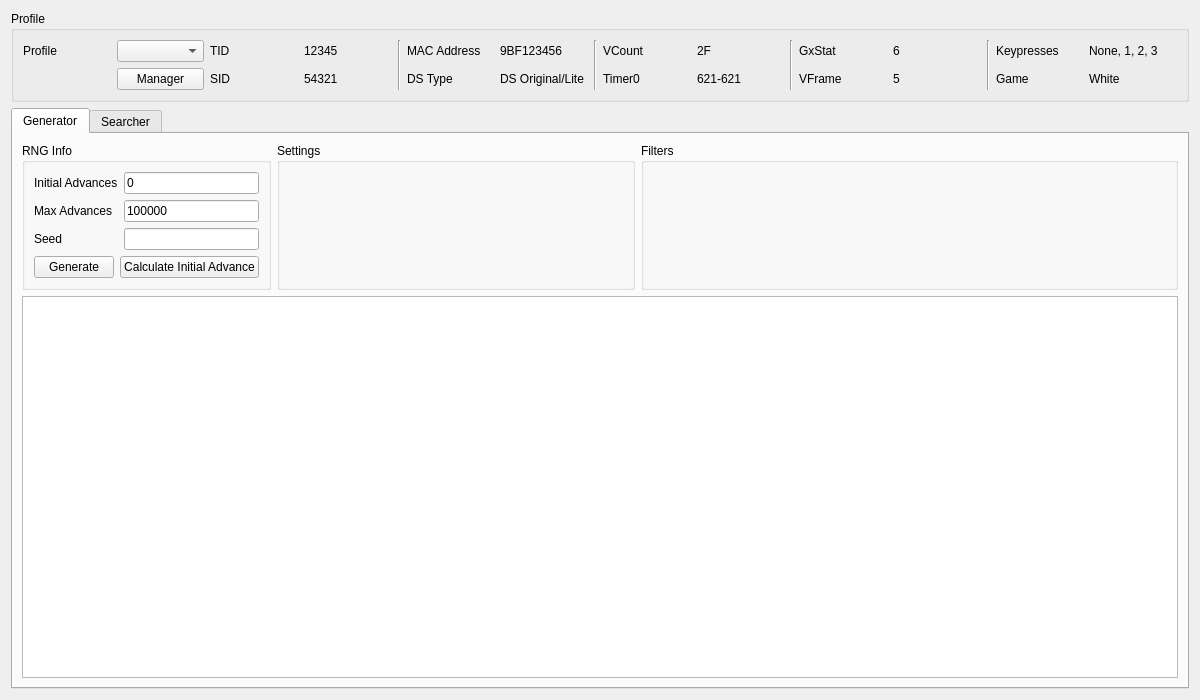
<?xml version="1.0" encoding="UTF-8"?>
<ui version="4.0">
 <class>Eggs5</class>
 <widget class="QWidget" name="Eggs5">
  <property name="geometry">
   <rect>
    <x>0</x>
    <y>0</y>
    <width>1200</width>
    <height>700</height>
   </rect>
  </property>
  <property name="windowTitle">
   <string>Gen 5 Eggs</string>
  </property>
  <layout class="QGridLayout" name="gridLayout_7">
   <item row="0" column="0">
    <widget class="QGroupBox" name="groupBoxProfile">
     <property name="title">
      <string>Profile</string>
     </property>
     <layout class="QGridLayout" name="gridLayout_5">
      <item row="0" column="0">
       <widget class="QLabel" name="labelProfile">
        <property name="text">
         <string>Profile</string>
        </property>
       </widget>
      </item>
      <item row="0" column="1">
       <widget class="QComboBox" name="comboBoxProfiles"/>
      </item>
      <item row="0" column="2">
       <widget class="QLabel" name="labelProfileTID">
        <property name="text">
         <string>TID</string>
        </property>
       </widget>
      </item>
      <item row="0" column="3">
       <widget class="QLabel" name="labelProfileTIDValue">
        <property name="text">
         <string notr="true">12345</string>
        </property>
       </widget>
      </item>
      <item row="0" column="4" rowspan="2">
       <widget class="Line" name="line_4">
        <property name="orientation">
         <enum>Qt::Vertical</enum>
        </property>
       </widget>
      </item>
      <item row="0" column="5">
       <widget class="QLabel" name="labelProfileMACAddress">
        <property name="text">
         <string>MAC Address</string>
        </property>
       </widget>
      </item>
      <item row="0" column="6">
       <widget class="QLabel" name="labelProfileMACAddressValue">
        <property name="text">
         <string notr="true">9BF123456</string>
        </property>
       </widget>
      </item>
      <item row="0" column="7" rowspan="2">
       <widget class="Line" name="line_3">
        <property name="orientation">
         <enum>Qt::Vertical</enum>
        </property>
       </widget>
      </item>
      <item row="0" column="8">
       <widget class="QLabel" name="labelProfileVCount">
        <property name="text">
         <string>VCount</string>
        </property>
       </widget>
      </item>
      <item row="0" column="9">
       <widget class="QLabel" name="labelProfileVCountValue">
        <property name="text">
         <string notr="true">2F</string>
        </property>
       </widget>
      </item>
      <item row="0" column="10" rowspan="2">
       <widget class="Line" name="line_2">
        <property name="orientation">
         <enum>Qt::Vertical</enum>
        </property>
       </widget>
      </item>
      <item row="0" column="11">
       <widget class="QLabel" name="labelProfileGxStat">
        <property name="text">
         <string>GxStat</string>
        </property>
       </widget>
      </item>
      <item row="0" column="12">
       <widget class="QLabel" name="labelProfileGxStatValue">
        <property name="text">
         <string notr="true">6</string>
        </property>
       </widget>
      </item>
      <item row="0" column="13" rowspan="2">
       <widget class="Line" name="line">
        <property name="orientation">
         <enum>Qt::Vertical</enum>
        </property>
       </widget>
      </item>
      <item row="0" column="14">
       <widget class="QLabel" name="labelProfileKeypresses">
        <property name="text">
         <string>Keypresses</string>
        </property>
       </widget>
      </item>
      <item row="0" column="15">
       <widget class="QLabel" name="labelProfileKeypressesValue">
        <property name="text">
         <string>None, 1, 2, 3</string>
        </property>
       </widget>
      </item>
      <item row="1" column="1">
       <widget class="QPushButton" name="pushButtonProfileManager">
        <property name="text">
         <string>Manager</string>
        </property>
       </widget>
      </item>
      <item row="1" column="2">
       <widget class="QLabel" name="labelProfileSID">
        <property name="text">
         <string>SID</string>
        </property>
       </widget>
      </item>
      <item row="1" column="3">
       <widget class="QLabel" name="labelProfileSIDValue">
        <property name="text">
         <string notr="true">54321</string>
        </property>
       </widget>
      </item>
      <item row="1" column="5">
       <widget class="QLabel" name="labelProfileDSType">
        <property name="text">
         <string>DS Type</string>
        </property>
       </widget>
      </item>
      <item row="1" column="6">
       <widget class="QLabel" name="labelProfileDSTypeValue">
        <property name="text">
         <string>DS Original/Lite</string>
        </property>
       </widget>
      </item>
      <item row="1" column="8">
       <widget class="QLabel" name="labelProfileTimer0">
        <property name="text">
         <string>Timer0</string>
        </property>
       </widget>
      </item>
      <item row="1" column="9">
       <widget class="QLabel" name="labelProfileTimer0Value">
        <property name="text">
         <string notr="true">621-621</string>
        </property>
       </widget>
      </item>
      <item row="1" column="11">
       <widget class="QLabel" name="labelProfileVFrame">
        <property name="text">
         <string>VFrame</string>
        </property>
       </widget>
      </item>
      <item row="1" column="12">
       <widget class="QLabel" name="labelProfileVFrameValue">
        <property name="text">
         <string notr="true">5</string>
        </property>
       </widget>
      </item>
      <item row="1" column="14">
       <widget class="QLabel" name="labelProfileGame">
        <property name="text">
         <string>Game</string>
        </property>
       </widget>
      </item>
      <item row="1" column="15">
       <widget class="QLabel" name="labelProfileGameValue">
        <property name="text">
         <string>White</string>
        </property>
       </widget>
      </item>
     </layout>
    </widget>
   </item>
   <item row="1" column="0">
    <widget class="QTabWidget" name="tabRNGSelector">
     <widget class="QWidget" name="tabStationary">
      <attribute name="title">
       <string>Generator</string>
      </attribute>
      <layout class="QGridLayout" name="gridLayout_12">
       <item row="0" column="1">
        <widget class="QGroupBox" name="groupBoxGeneratorSettings">
         <property name="sizePolicy">
          <sizepolicy hsizetype="Preferred" vsizetype="Preferred">
           <horstretch>2</horstretch>
           <verstretch>0</verstretch>
          </sizepolicy>
         </property>
         <property name="title">
          <string>Settings</string>
         </property>
         <layout class="QGridLayout" name="gridLayout_11">
          <item row="0" column="0">
           <widget class="EggSettings" name="eggSettingsGenerator" native="true"/>
          </item>
         </layout>
        </widget>
       </item>
       <item row="0" column="0">
        <widget class="QGroupBox" name="groupBoxGeneratorRNGInfo">
         <property name="sizePolicy">
          <sizepolicy hsizetype="Preferred" vsizetype="Preferred">
           <horstretch>1</horstretch>
           <verstretch>0</verstretch>
          </sizepolicy>
         </property>
         <property name="title">
          <string>RNG Info</string>
         </property>
         <layout class="QGridLayout" name="gridLayout_6">
          <item row="0" column="0">
           <widget class="QLabel" name="labelGeneratorInitialAdvances">
            <property name="text">
             <string>Initial Advances</string>
            </property>
           </widget>
          </item>
          <item row="0" column="1">
           <widget class="TextBox" name="textBoxGeneratorInitialAdvances">
            <property name="inputMask">
             <string/>
            </property>
            <property name="text">
             <string notr="true">0</string>
            </property>
           </widget>
          </item>
          <item row="1" column="0">
           <widget class="QLabel" name="labelGeneratorMaxAdvances">
            <property name="text">
             <string>Max Advances</string>
            </property>
           </widget>
          </item>
          <item row="1" column="1">
           <widget class="TextBox" name="textBoxGeneratorMaxAdvances">
            <property name="inputMask">
             <string/>
            </property>
            <property name="text">
             <string notr="true">100000</string>
            </property>
           </widget>
          </item>
          <item row="2" column="0">
           <widget class="QLabel" name="labelGeneratorSeed">
            <property name="text">
             <string>Seed</string>
            </property>
           </widget>
          </item>
          <item row="2" column="1">
           <widget class="TextBox" name="textBoxGeneratorSeed">
            <property name="inputMask">
             <string/>
            </property>
            <property name="text">
             <string/>
            </property>
            <property name="cursorPosition">
             <number>0</number>
            </property>
            <property name="alignment">
             <set>Qt::AlignCenter</set>
            </property>
            <property name="clearButtonEnabled">
             <bool>false</bool>
            </property>
           </widget>
          </item>
          <item row="3" column="0" colspan="2">
           <layout class="QHBoxLayout" name="horizontalLayout_2">
            <item>
             <widget class="QPushButton" name="pushButtonGenerate">
              <property name="enabled">
               <bool>true</bool>
              </property>
              <property name="text">
               <string>Generate</string>
              </property>
              <property name="checkable">
               <bool>false</bool>
              </property>
              <property name="autoDefault">
               <bool>false</bool>
              </property>
             </widget>
            </item>
            <item>
             <widget class="QPushButton" name="pushButtonCalculateInitialAdvances">
              <property name="text">
               <string>Calculate Initial Advance</string>
              </property>
             </widget>
            </item>
           </layout>
          </item>
         </layout>
        </widget>
       </item>
       <item row="0" column="2">
        <widget class="QGroupBox" name="groupBoxGeneratorFilters">
         <property name="sizePolicy">
          <sizepolicy hsizetype="Preferred" vsizetype="Preferred">
           <horstretch>3</horstretch>
           <verstretch>0</verstretch>
          </sizepolicy>
         </property>
         <property name="title">
          <string>Filters</string>
         </property>
         <layout class="QGridLayout" name="gridLayout">
          <item row="0" column="0" rowspan="2">
           <widget class="Filter" name="filterGenerator" native="true"/>
          </item>
         </layout>
        </widget>
       </item>
       <item row="1" column="0" colspan="3">
        <widget class="TableView" name="tableViewGenerator">
         <property name="contextMenuPolicy">
          <enum>Qt::CustomContextMenu</enum>
         </property>
         <property name="editTriggers">
          <set>QAbstractItemView::NoEditTriggers</set>
         </property>
         <property name="sortingEnabled">
          <bool>false</bool>
         </property>
         <attribute name="horizontalHeaderDefaultSectionSize">
          <number>100</number>
         </attribute>
         <attribute name="verticalHeaderVisible">
          <bool>false</bool>
         </attribute>
         <attribute name="verticalHeaderMinimumSectionSize">
          <number>20</number>
         </attribute>
         <attribute name="verticalHeaderDefaultSectionSize">
          <number>21</number>
         </attribute>
        </widget>
       </item>
      </layout>
     </widget>
     <widget class="QWidget" name="tabSearcher">
      <property name="enabled">
       <bool>true</bool>
      </property>
      <attribute name="title">
       <string>Searcher</string>
      </attribute>
      <layout class="QGridLayout" name="gridLayout_3">
       <item row="0" column="1">
        <widget class="QGroupBox" name="groupBoxSearcherSettings">
         <property name="sizePolicy">
          <sizepolicy hsizetype="Preferred" vsizetype="Preferred">
           <horstretch>2</horstretch>
           <verstretch>0</verstretch>
          </sizepolicy>
         </property>
         <property name="title">
          <string>Settings</string>
         </property>
         <layout class="QGridLayout" name="gridLayout_13">
          <item row="0" column="0">
           <widget class="EggSettings" name="eggSettingsSearcher" native="true"/>
          </item>
         </layout>
        </widget>
       </item>
       <item row="0" column="2">
        <widget class="QGroupBox" name="groupBoxSearcherFilters">
         <property name="sizePolicy">
          <sizepolicy hsizetype="Preferred" vsizetype="Preferred">
           <horstretch>3</horstretch>
           <verstretch>0</verstretch>
          </sizepolicy>
         </property>
         <property name="title">
          <string>Filters</string>
         </property>
         <layout class="QGridLayout" name="gridLayout_4">
          <item row="0" column="0" rowspan="2">
           <widget class="Filter" name="filterSearcher" native="true"/>
          </item>
         </layout>
        </widget>
       </item>
       <item row="2" column="0" colspan="3">
        <widget class="TableView" name="tableViewSearcher">
         <property name="contextMenuPolicy">
          <enum>Qt::CustomContextMenu</enum>
         </property>
         <property name="editTriggers">
          <set>QAbstractItemView::NoEditTriggers</set>
         </property>
         <property name="sortingEnabled">
          <bool>true</bool>
         </property>
         <attribute name="horizontalHeaderDefaultSectionSize">
          <number>100</number>
         </attribute>
         <attribute name="verticalHeaderVisible">
          <bool>false</bool>
         </attribute>
         <attribute name="verticalHeaderMinimumSectionSize">
          <number>20</number>
         </attribute>
         <attribute name="verticalHeaderDefaultSectionSize">
          <number>21</number>
         </attribute>
        </widget>
       </item>
       <item row="1" column="0" colspan="3">
        <widget class="QProgressBar" name="progressBar">
         <property name="value">
          <number>0</number>
         </property>
        </widget>
       </item>
       <item row="0" column="0">
        <widget class="QGroupBox" name="groupBoxSearcherRNGInfo">
         <property name="sizePolicy">
          <sizepolicy hsizetype="Preferred" vsizetype="Preferred">
           <horstretch>1</horstretch>
           <verstretch>0</verstretch>
          </sizepolicy>
         </property>
         <property name="title">
          <string>RNG Info</string>
         </property>
         <layout class="QGridLayout" name="gridLayout_2">
          <item row="0" column="0">
           <widget class="QLabel" name="labelSearcherMaxAdvances">
            <property name="text">
             <string>Max Advances</string>
            </property>
           </widget>
          </item>
          <item row="0" column="1">
           <widget class="TextBox" name="textBoxSearcherMaxAdvances">
            <property name="text">
             <string notr="true">100</string>
            </property>
           </widget>
          </item>
          <item row="1" column="0">
           <widget class="QLabel" name="labelSearcherStartDate">
            <property name="text">
             <string>Start Date</string>
            </property>
           </widget>
          </item>
          <item row="1" column="1">
           <widget class="QDateEdit" name="dateEditSearcherStartDate">
            <property name="maximumDateTime">
             <datetime>
              <hour>23</hour>
              <minute>59</minute>
              <second>59</second>
              <year>2099</year>
              <month>12</month>
              <day>31</day>
             </datetime>
            </property>
            <property name="minimumDateTime">
             <datetime>
              <hour>0</hour>
              <minute>0</minute>
              <second>0</second>
              <year>2000</year>
              <month>1</month>
              <day>1</day>
             </datetime>
            </property>
            <property name="calendarPopup">
             <bool>true</bool>
            </property>
           </widget>
          </item>
          <item row="2" column="0">
           <widget class="QLabel" name="labelSearcherEndDate">
            <property name="text">
             <string>End Date</string>
            </property>
           </widget>
          </item>
          <item row="2" column="1">
           <widget class="QDateEdit" name="dateEditSearcherEndDate">
            <property name="maximumDateTime">
             <datetime>
              <hour>23</hour>
              <minute>59</minute>
              <second>59</second>
              <year>2099</year>
              <month>12</month>
              <day>31</day>
             </datetime>
            </property>
            <property name="minimumDateTime">
             <datetime>
              <hour>0</hour>
              <minute>0</minute>
              <second>0</second>
              <year>2000</year>
              <month>1</month>
              <day>1</day>
             </datetime>
            </property>
            <property name="calendarPopup">
             <bool>true</bool>
            </property>
           </widget>
          </item>
          <item row="3" column="0" colspan="2">
           <layout class="QHBoxLayout" name="horizontalLayout">
            <item>
             <widget class="QPushButton" name="pushButtonSearch">
              <property name="enabled">
               <bool>true</bool>
              </property>
              <property name="text">
               <string>Search</string>
              </property>
              <property name="checkable">
               <bool>false</bool>
              </property>
              <property name="autoDefault">
               <bool>false</bool>
              </property>
             </widget>
            </item>
            <item>
             <widget class="QPushButton" name="pushButtonCancel">
              <property name="enabled">
               <bool>false</bool>
              </property>
              <property name="text">
               <string>Cancel</string>
              </property>
             </widget>
            </item>
           </layout>
          </item>
         </layout>
        </widget>
       </item>
      </layout>
     </widget>
    </widget>
   </item>
  </layout>
 </widget>
 <customwidgets>
  <customwidget>
   <class>TextBox</class>
   <extends>QLineEdit</extends>
   <header>Forms/Controls/TextBox.hpp</header>
  </customwidget>
  <customwidget>
   <class>TableView</class>
   <extends>QTableView</extends>
   <header>Forms/Controls/TableView.hpp</header>
  </customwidget>
  <customwidget>
   <class>Filter</class>
   <extends>QWidget</extends>
   <header>Forms/Controls/Filter.hpp</header>
   <container>1</container>
  </customwidget>
  <customwidget>
   <class>EggSettings</class>
   <extends>QWidget</extends>
   <header>Forms/Controls/EggSettings.hpp</header>
   <container>1</container>
  </customwidget>
 </customwidgets>
 <resources/>
 <connections/>
</ui>
